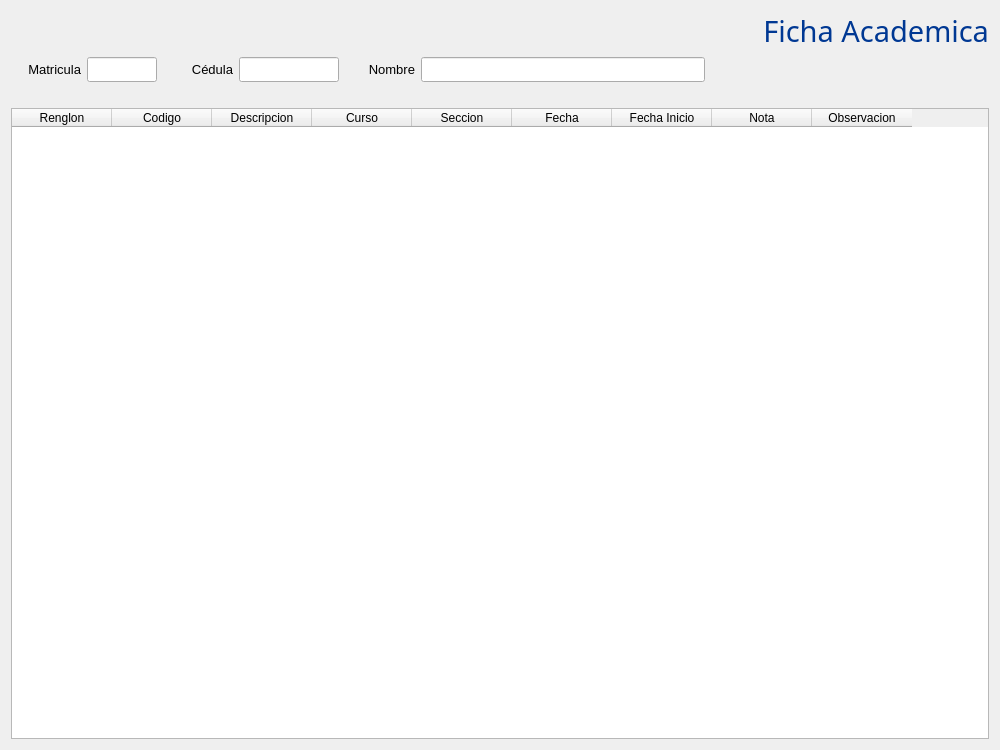
<?xml version="1.0" encoding="UTF-8"?>
<ui version="4.0">
 <class>academica</class>
 <widget class="QWidget" name="academica">
  <property name="geometry">
   <rect>
    <x>0</x>
    <y>0</y>
    <width>1000</width>
    <height>750</height>
   </rect>
  </property>
  <property name="minimumSize">
   <size>
    <width>0</width>
    <height>500</height>
   </size>
  </property>
  <property name="maximumSize">
   <size>
    <width>1000</width>
    <height>1000</height>
   </size>
  </property>
  <property name="windowTitle">
   <string>Form</string>
  </property>
  <layout class="QVBoxLayout" name="verticalLayout">
   <item>
    <widget class="QLabel" name="label_4">
     <property name="font">
      <font>
       <family>Gill Sans MT</family>
       <pointsize>22</pointsize>
       <weight>50</weight>
       <italic>false</italic>
       <bold>false</bold>
      </font>
     </property>
     <property name="styleSheet">
      <string notr="true">font: 22pt &quot;Gill Sans MT&quot;;
color: rgb(00,56,147);</string>
     </property>
     <property name="text">
      <string>Ficha Academica</string>
     </property>
     <property name="alignment">
      <set>Qt::AlignRight|Qt::AlignTrailing|Qt::AlignVCenter</set>
     </property>
    </widget>
   </item>
   <item>
    <layout class="QHBoxLayout" name="horizontalLayout">
     <item>
      <widget class="QLabel" name="label">
       <property name="minimumSize">
        <size>
         <width>70</width>
         <height>0</height>
        </size>
       </property>
       <property name="font">
        <font>
         <family>Segoe UI</family>
         <pointsize>10</pointsize>
         <weight>50</weight>
         <bold>false</bold>
        </font>
       </property>
       <property name="text">
        <string>Matricula</string>
       </property>
       <property name="alignment">
        <set>Qt::AlignRight|Qt::AlignTrailing|Qt::AlignVCenter</set>
       </property>
      </widget>
     </item>
     <item>
      <widget class="QLineEdit" name="matricula">
       <property name="minimumSize">
        <size>
         <width>0</width>
         <height>25</height>
        </size>
       </property>
       <property name="maximumSize">
        <size>
         <width>70</width>
         <height>16777215</height>
        </size>
       </property>
       <property name="font">
        <font>
         <family>Segoe UI</family>
         <pointsize>9</pointsize>
        </font>
       </property>
      </widget>
     </item>
     <item>
      <widget class="QLabel" name="label_2">
       <property name="minimumSize">
        <size>
         <width>70</width>
         <height>0</height>
        </size>
       </property>
       <property name="font">
        <font>
         <family>Segoe UI</family>
         <pointsize>10</pointsize>
         <weight>50</weight>
         <bold>false</bold>
        </font>
       </property>
       <property name="text">
        <string>Cédula</string>
       </property>
       <property name="alignment">
        <set>Qt::AlignRight|Qt::AlignTrailing|Qt::AlignVCenter</set>
       </property>
      </widget>
     </item>
     <item>
      <widget class="QLineEdit" name="cedula">
       <property name="minimumSize">
        <size>
         <width>0</width>
         <height>25</height>
        </size>
       </property>
       <property name="maximumSize">
        <size>
         <width>100</width>
         <height>16777215</height>
        </size>
       </property>
       <property name="font">
        <font>
         <family>Segoe UI</family>
         <pointsize>9</pointsize>
        </font>
       </property>
      </widget>
     </item>
     <item>
      <widget class="QLabel" name="label_3">
       <property name="minimumSize">
        <size>
         <width>70</width>
         <height>0</height>
        </size>
       </property>
       <property name="font">
        <font>
         <family>Segoe UI</family>
         <pointsize>10</pointsize>
         <weight>50</weight>
         <bold>false</bold>
        </font>
       </property>
       <property name="text">
        <string>Nombre</string>
       </property>
       <property name="alignment">
        <set>Qt::AlignRight|Qt::AlignTrailing|Qt::AlignVCenter</set>
       </property>
      </widget>
     </item>
     <item>
      <widget class="QLineEdit" name="nombre">
       <property name="minimumSize">
        <size>
         <width>0</width>
         <height>25</height>
        </size>
       </property>
       <property name="maximumSize">
        <size>
         <width>300</width>
         <height>16777215</height>
        </size>
       </property>
       <property name="font">
        <font>
         <family>Segoe UI</family>
         <pointsize>9</pointsize>
        </font>
       </property>
      </widget>
     </item>
     <item>
      <spacer name="horizontalSpacer">
       <property name="orientation">
        <enum>Qt::Horizontal</enum>
       </property>
       <property name="sizeHint" stdset="0">
        <size>
         <width>40</width>
         <height>20</height>
        </size>
       </property>
      </spacer>
     </item>
    </layout>
   </item>
   <item>
    <spacer name="verticalSpacer">
     <property name="orientation">
      <enum>Qt::Vertical</enum>
     </property>
     <property name="sizeType">
      <enum>QSizePolicy::Minimum</enum>
     </property>
     <property name="sizeHint" stdset="0">
      <size>
       <width>20</width>
       <height>20</height>
      </size>
     </property>
    </spacer>
   </item>
   <item>
    <widget class="QTableWidget" name="tabla">
     <property name="font">
      <font>
       <family>Segoe UI</family>
       <pointsize>9</pointsize>
      </font>
     </property>
     <column>
      <property name="text">
       <string>Renglon</string>
      </property>
     </column>
     <column>
      <property name="text">
       <string>Codigo</string>
      </property>
     </column>
     <column>
      <property name="text">
       <string>Descripcion</string>
      </property>
     </column>
     <column>
      <property name="text">
       <string>Curso</string>
      </property>
     </column>
     <column>
      <property name="text">
       <string>Seccion</string>
      </property>
     </column>
     <column>
      <property name="text">
       <string>Fecha</string>
      </property>
     </column>
     <column>
      <property name="text">
       <string>Fecha Inicio</string>
      </property>
     </column>
     <column>
      <property name="text">
       <string>Nota</string>
      </property>
     </column>
     <column>
      <property name="text">
       <string>Observacion</string>
      </property>
     </column>
    </widget>
   </item>
  </layout>
 </widget>
 <resources/>
 <connections/>
</ui>
